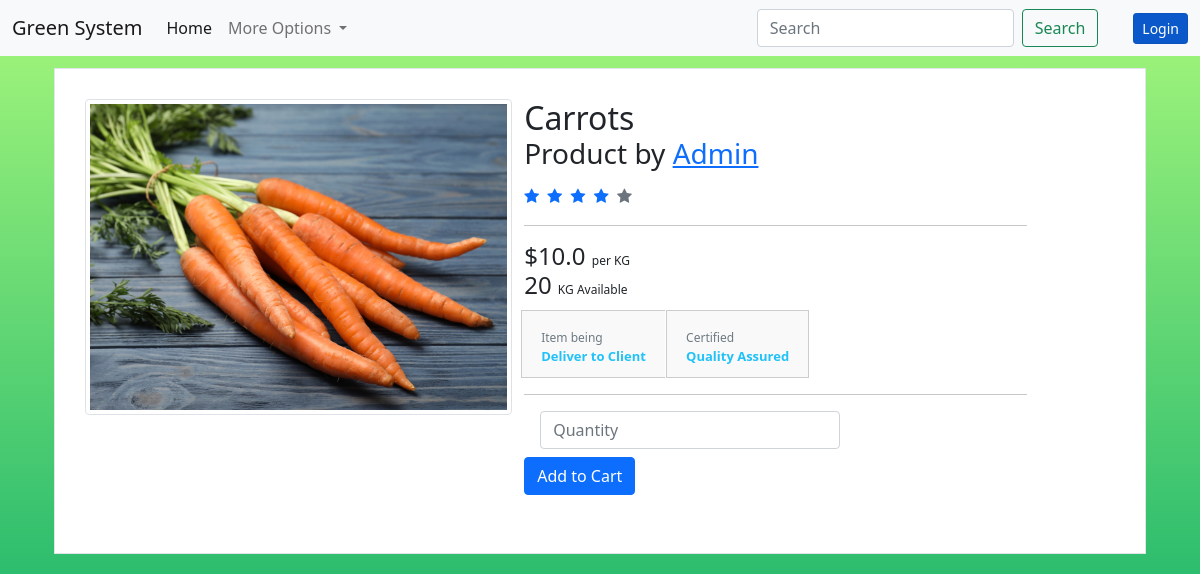
The app's page /item_details/1 with its own data.
### main.py (models this page shows, shortened)
class Item(db.Model):
    id=db.Column(db.Integer,primary_key=True)
    user_id=db.Column(db.Integer,db.ForeignKey('user.id'))
    name=db.Column(db.String,nullable=False)
    image=db.Column(db.String,nullable=False)
    quantity=db.Column(db.Integer,nullable=False)
    price=db.Column(db.Float,nullable=False)
    delivery=db.Column(db.String,nullable=False)

class User(db.Model,UserMixin):
    id=db.Column(db.Integer,primary_key=True)
    username=db.Column(db.String,unique=True,nullable=False)
    email=db.Column(db.String,unique=True,nullable=False)
    phone_number=db.Column(db.Integer,unique=True)
    password=db.Column(db.String,nullable=False)
    longtitude=db.Column(db.Numeric,nullable=False)
    latitude=db.Column(db.Numeric,nullable=False)
    items=db.relationship('Item',backref='user')

### main.py (the view)
@app.route('/item_details/<int:id>',methods=['GET'])
def item_details(id):
    item=Item.query.get(id)
    return render_template('item_details.html',item=item)

### templates/item_details.html (shortened to what this page needs)
{% extends 'layout.html' %}
{% block content%}
<link href="https://maxcdn.bootstrapcdn.com/font-awesome/4.3.0/css/font-awesome.min.css" rel="stylesheet" />
<div class="container">
    <div class="product-content product-wrap clearfix product-deatil">
        <div class="row">
            <div class="col-md-5 col-sm-12 col-xs-12">
                <div class="product-image">
                    <div id="myCarousel-2" class="carousel slide">
                        <div class="carousel-inner">
                            <div class="item">
                                <img src="/static/item_images/{{item.image}}" class="mx-auto img-thumbnail" alt="{{item.name}}" />
                            </div>
                        </div>
                    </div>
                </div>
            </div>
            <div class="col-md-6 col-md-offset-1 col-sm-12 col-xs-12">
                <h2 class="name">
                    {{item.name}}
                    <small>Product by <a href="javascript:void(0);">{{item.user.username}}</a></small>
                    <i class="fa fa-star fa-2x text-primary"></i>
                    <i class="fa fa-star fa-2x text-primary"></i>
                    <i class="fa fa-star fa-2x text-primary"></i>
                    <i class="fa fa-star fa-2x text-primary"></i>
                    <i class="fa fa-star fa-2x text-muted"></i>
                </h2>
                <hr />
                <h3 class="price-container">
                    ${{item.price}}
                    <small>per KG</small>
                </h3>
                <h3 class="price-container">
                    {{item.quantity}}
                    <small>KG Available</small>
                </h3>
                <div class="certified">
                    <ul>
                        <li>
                            <a href="javascript:void(0);">Item being<span>{{item.delivery}}</span></a>
                        </li>
                        <li>
                            <a href="javascript:void(0);">Certified<span>Quality Assured</span></a>
                        </li>
                    </ul>
                </div>
                <hr />
                <form class="form-inline">
                    <div class="form-group mx-sm-3 mb-2">
                      <input type="number" style="width: 300px;" min="1" max="{{item.quantity}}" class="form-control" id="quantity" placeholder="Quantity">
                    </div>
                    <button type="submit" action="/addToCart/{{item.id}}" class="btn btn-primary mb-2">Add to Cart</button>
                  </form>
                </div>
            </div>
        </div>
    </div>
</div>
{%endblock%}

### static/style.css (style rules this page uses)
a { text-decoration: none; }
body { background: -webkit-linear-gradient(bottom, #2dbd6e, #a6f77b); background-repeat: no-repeat; }
body { background-color: #eee }
.container { width: 900px }
.product-content { border: 1px solid #dfe5e9; margin-bottom: 20px; margin-top: 12px; background: #fff }
.product-content .product-image { background-color: #fff; display: block; min-height: 238px; overflow: hidden; position: relative }
.product-deatil { padding: 30px 30px 50px }
.product-deatil .product-image { border-right: none!important }
.product-deatil .name { margin-top: 0; margin-bottom: 0 }
.product-deatil .name small { display: block }
.product-deatil .name a { margin-left: 0 }
.product-deatil .price-container { font-size: 24px; margin: 0; font-weight: 300 }
.product-deatil .price-container small { font-size: 12px }
.product-deatil .fa-2x { font-size: 16px!important }
.product-deatil .certified { margin-top: 10px }
.product-deatil .certified ul { padding-left: 0 }
.product-deatil .certified ul li:not(first-child) { margin-left: -3px }
.product-deatil .certified ul li { display: inline-block; background-color: #f9f9f9; border: 1px solid #ccc; padding: 13px 19px }
.product-deatil .certified ul li:first-child { border-right: none }
.product-deatil .certified ul li a { text-align: left; font-size: 12px; color: #6d7a83; line-height: 16px; text-decoration: none }
.product-deatil .certified ul li a span { display: block; color: #21c2f8; font-size: 13px; font-weight: 700; text-align: center }
@media only screen and (min-width:1024px) { .product-wrap div[class*=col-md-5] { padding-right: 0 } }
@media only screen and (min-width:1024px) { .product-content .product-image { border-right: 1px solid #dfe5e9 } }

### records on screen
Item: image (picture), name "Carrots", price "10.0", quantity "20", delivery "Deliver to Client"
User: user.username "Admin"
